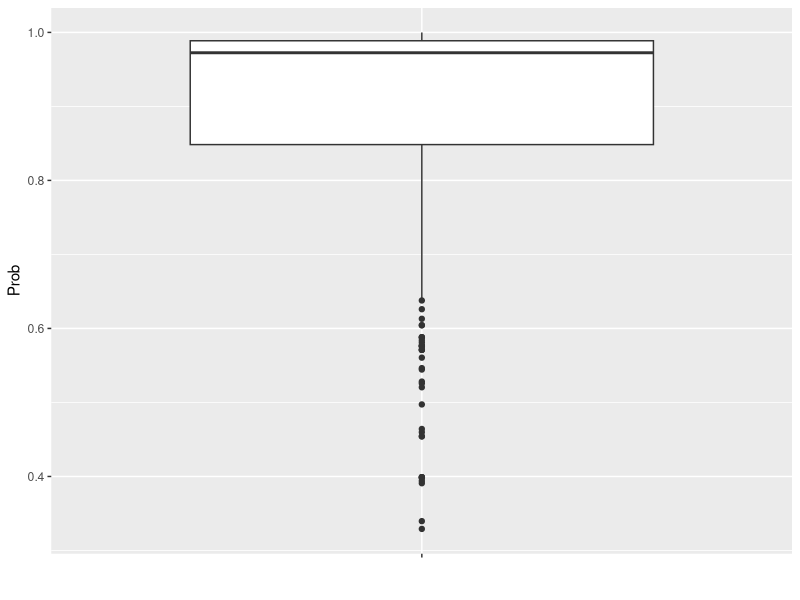

Recreate this plot in R.

require(ggplot2)


x = read.csv('peak_prob.csv', header=TRUE)

pl <- ggplot(x, aes(x = "", y = prob)) + xlab('') + ylab('Prob') +
  geom_boxplot()
ggsave('Peak.pdf', pl)